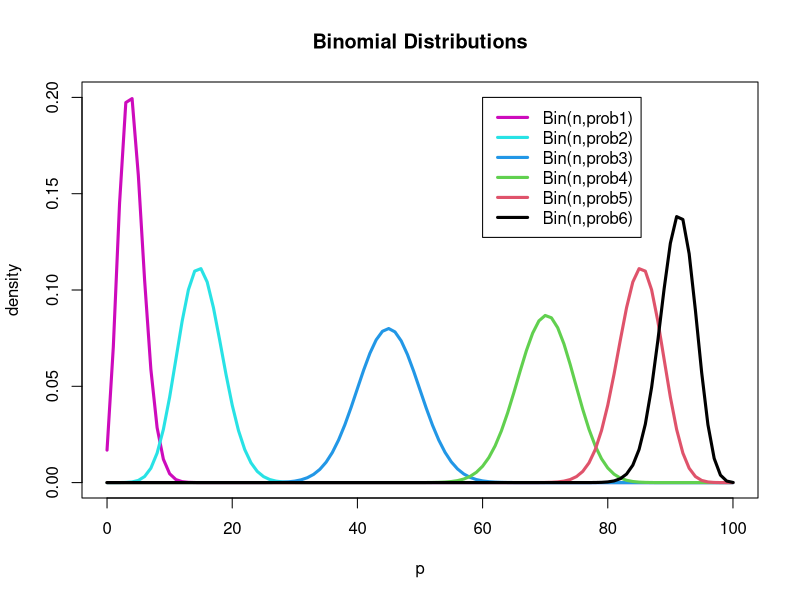
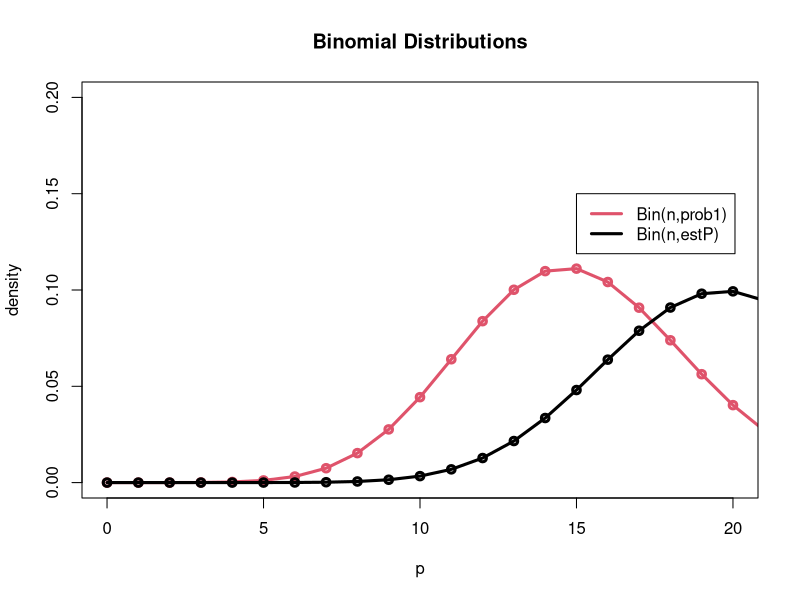

These charts were generated, in order, by the following R code:
#The Binomial Distribution
n<-100

p <- seq(0,n,by=1)
prob1<-.04
prob2<-.15
prob3<-.45
prob4<-.70
prob5<-.85
prob6<-.91
#Find random values from a sample of 'size'

plot(p, dbinom(p,n,prob1),ylab="density",type="l",lwd=3,col=6,ylim=c(0,.2),main="Binomial Distributions")
lines(p, dbinom(p,n,prob2),type="l",lwd=3,col=5)
lines(p, dbinom(p, n, prob3),type="l",lwd=3,col=4)
lines(p, dbinom(p, n, prob4),type="l",lwd=3,col=3)
lines(p, dbinom(p, n, prob5),type="l",lwd=3,col=2)
lines(p, dbinom(p, n, prob6),type="l",lwd=3,col=1)
legend(60,.20,c("Bin(n,prob1)","Bin(n,prob2)","Bin(n,prob3)","Bin(n,prob4)","Bin(n,prob5)","Bin(n,prob6)"),
       lty=c(1,1,1,1,1,1),lwd=c(3,3,3,3,3,3),col=c(6,5,4,3,2,1))

#Generate 100 random binomial variables
n<-100
x<-rbinom(n,1,prob2)
#Find the average x_bar
x_bar<-sum(x)/n
estP<-x_bar


#Plot both known distributions and their estimated distributions
p <-seq(0,n,by=1)
plot(p, dbinom(p,n,prob2),ylab="density",type="o",lwd=3,col=2,ylim=c(0,.2),xlim=c(0,20),main="Binomial Distributions")
lines(p, dbinom(p, n, estP),type="o",lwd=3,col=1)
legend(15,.15,c("Bin(n,prob1)","Bin(n,estP)"),lty=c(1,1),lwd=c(3,3),col=c(2,1))

